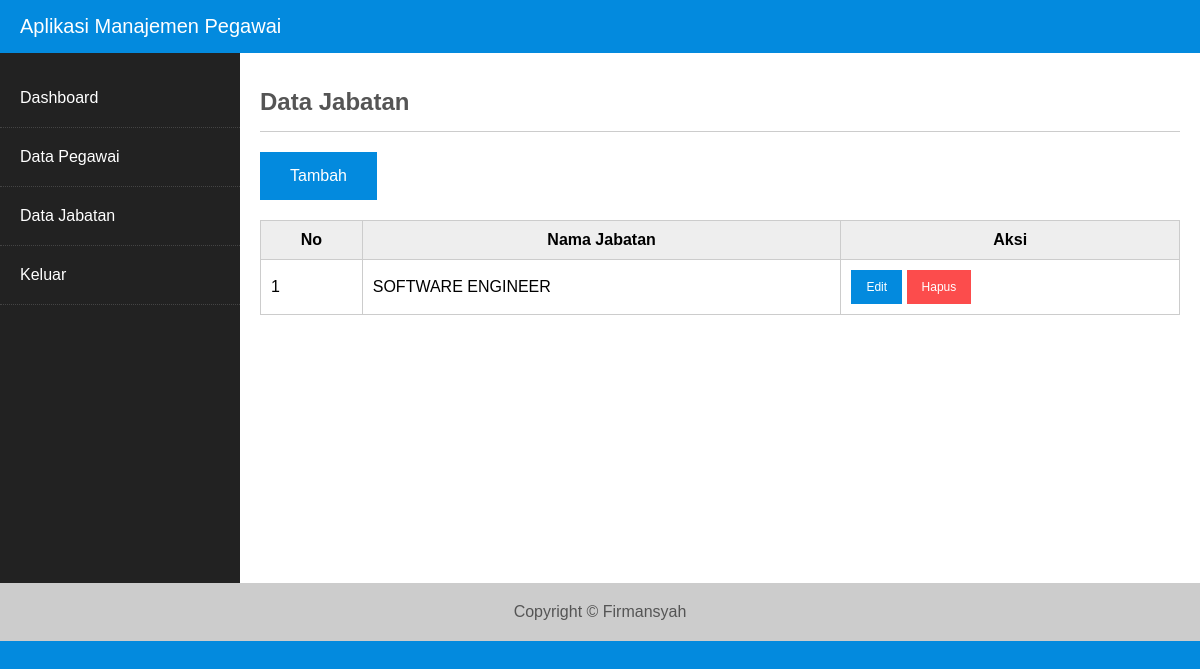
The app's page /index.php?hal=jabatan (signed in), older data.
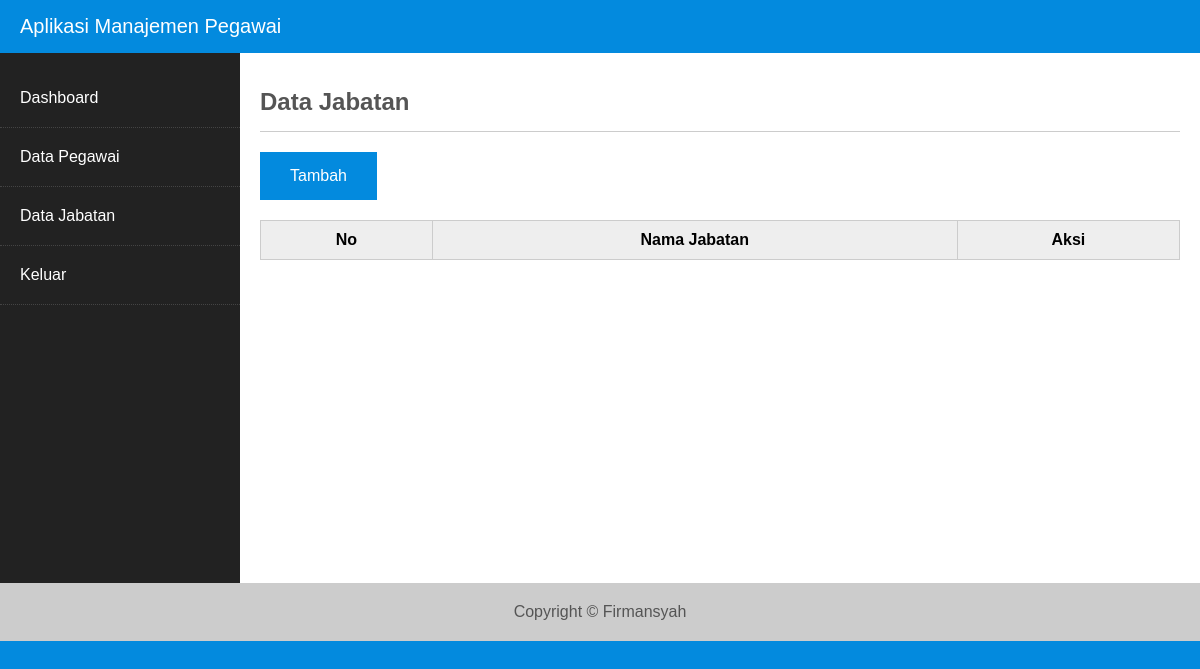
The same page, newer data.
### tables this page shows
CREATE TABLE `jabatan` (
  `id_jabatan` int(5) NOT NULL,
  `nama_jabatan` varchar(20) NOT NULL
);

### content/jabatan.php (the view, shortened to what this page needs)
<h2 class="judul">Data Jabatan</h2>
<a class="tombol" href="?hal=jabatan_tambah">Tambah</a>
<table class="table">
    <thead>
        <tr>
            <th>No</th>
            <th>Nama Jabatan</th>
            <th>Aksi</th>
        </tr>
    </thead>
    <tbody>
<?php
    $query = mysqli_query($con,"SELECT * FROM jabatan ORDER BY id_jabatan DESC");
    $no = 0;
    while($data = mysqli_fetch_array($query)){
        $no++;
?>
    <tr>
        <td><?= $no ?></td>
        <td><?= $data['nama_jabatan'] ?></td>
        <td>
            <a class="tombol edit" href="?hal=jabatan_edit&id=<?=$data['id_jabatan']?>"> Edit </a>
            <a class="tombol hapus" href="?hal=jabatan_hapus&id=<?=$data['id_jabatan']?>"> Hapus </a>
        </td>
    </tr>
<?php
    }
?>
    </tbody>
</table>

### index.php (shortened to what this page needs)
<?php
    if(empty($_SESSION['username']) or empty($_SESSION['password'])){
        echo "<p align='center'> Anda harus login terlebih dahulu!</p>";
        echo "<meta http-equiv='refresh' content='2' url='login.php'>";
    }else{
?>
<!DOCTYPE html>
<html>
    <head>
        <link rel="stylesheet" href="css/style.css">
    </head>
    <body>
        <header>
            Aplikasi Manajemen Pegawai
        </header>
        <div class="container">
            <aside>
                <ul class="menu">
                    <li><a href="?hal=dashboard" class="aktif">Dashboard</a></li>
                    <li><a href="?hal=pegawai">Data Pegawai</a></li>
                    <li><a href="?hal=jabatan">Data Jabatan</a></li>
                    <li><a href="logout.php">Keluar</a></li>
                </ul>
            </aside>
            <section class="main">
                <?php include "konten.php"; ?>
            </section>
        </div>
        <footer>
            Copyright &copy; Firmansyah
        </footer>
    </body>
</html>
<?php
    }
?>

### konten.php (shortened to what this page needs)
<?php
    $halaman = array("dashboard","pegawai","pegawai_tambah", "pegawai_insert", "pegawai_edit",
    "pegawai_update", "pegawai_hapus", "jabatan", "jabatan_tambah", "jabatan_insert",
    "jabatan_edit", "jabatan_update", "jabatan_hapus");
    if(isset($_GET['hal'])) $hal = $_GET['hal'];
    else $hal = "dashboard";
    foreach($halaman as $h){
        if($hal == $h){
            include "content/$h.php";
            break;
        }
    }
?>

### css/style.css (style rules this page uses)
* { box-sizing: border-box; }
body { font-family: Arial, Helvetica, sans-serif; margin: 0; background: #038ade; }
.container { display: flex; flex-wrap: wrap; justify-content: center; }
header { background: #038ade; color: #fff; padding: 15px 20px; font-size: 20px; }
aside { flex: 20%; background: #222; }
section.main { flex: 80%; background: #fff; min-height: 530px; padding: 15px 20px; }
footer { background: #ccc; color: #555; padding: 20px; text-align: center; }
.menu { padding: 0; }
.menu li { border-bottom: 1px dotted #444; }
.menu a { display: block; padding: 20px 20px; list-style: none; color: #fff; text-decoration: none; }
.judul { color: #555; border-bottom: 1px solid #ccc; padding-bottom: 15px; }
.table { width: 100%; margin-top: 20px; border-collapse: collapse; }
.table th, .table td { border: 1px solid #ccc; padding: 10px; }
.table th { background: #eee; }
.tombol { display: inline-block; max-width: 150px; padding: 15px 30px; color: #fff; text-decoration: none; background: #038ade; cursor: pointer; }
.tombol.edit, .tombol.hapus { padding: 10px 15px; font-size: 12px; }
.tombol.hapus { background: #fc4c4c; }

Row changes from the older to the newer data that the page shows:
removed jabatan: nama_jabatan "SOFTWARE ENGINEER"
